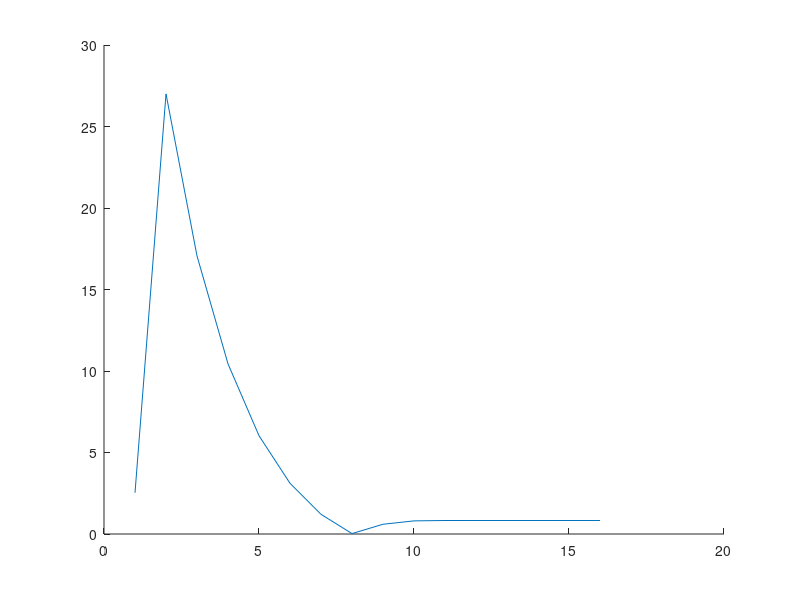

Write MATLAB code to recreate this figure.
close all;
clear all;

z=8;
xk=0.3;
r=[xk];
for i=1:15
 % xk=(z+xk)/(1+xk);
  xk=xk-(xk^3-z)/(3*xk^2);
  r=[r xk];
end


% odd=r(:,1:2:end);
% even=r(:,2:2:end);
hold on
% odde=abs(odd-4*ones(size(odd)));
% evene=abs(even-4*ones(size(even)));

e=abs(r-sqrt(z)*ones(size(r)));


%plot(r);
% plot(odd);
% plot(even,'--');
plot(e);

hold off
